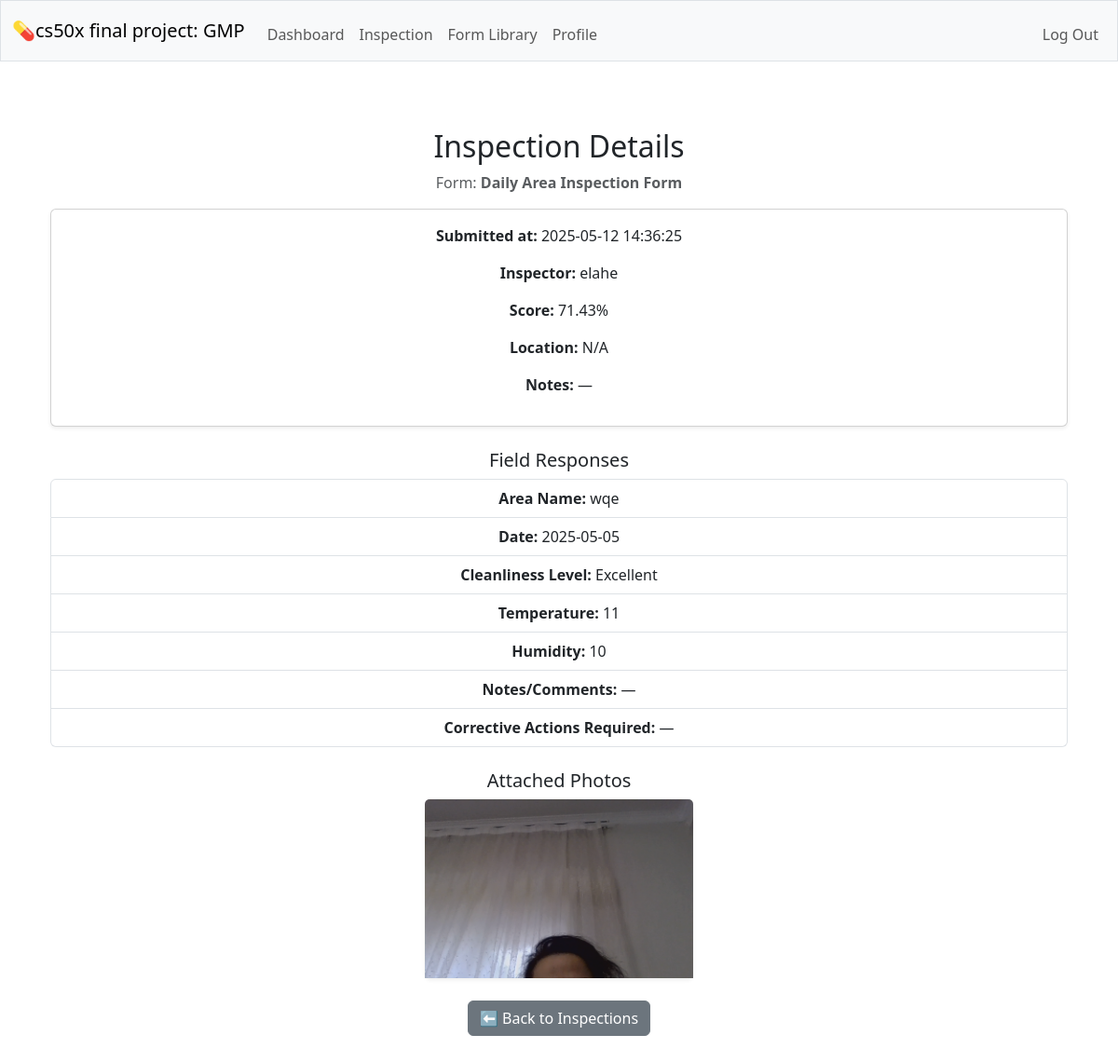
Page /inspection/21 (signed in) on the committed database.
### tables this page shows
CREATE TABLE forms (id INTEGER PRIMARY KEY AUTOINCREMENT NOT NULL, name TEXT NOT NULL UNIQUE, description TEXT NOT NULL, created_by INTEGER NOT NULL, FOREIGN KEY (created_by) REFERENCES users(id) );

CREATE TABLE inspections (id INTEGER PRIMARY KEY AUTOINCREMENT NOT NULL, form_id INTEGER NOT NULL, inspector_id INTEGER NOT NULL, submitted_at DATETIME DEFAULT CURRENT_TIMESTAMP, location TEXT,  notes TEXT,  score REAL, FOREIGN KEY (form_id) REFERENCES forms(id), FOREIGN KEY (inspector_id) REFERENCES users(id)
);

CREATE TABLE users (id INTEGER PRIMARY KEY AUTOINCREMENT NOT NULL, username TEXT NOT NULL UNIQUE, hash TEXT NOT NULL, role TEXT NOT NULL DEFAULT 'inspector', created_at DATETIME DEFAULT CURRENT_TIMESTAMP);

CREATE TABLE inspection_fields ( id INTEGER PRIMARY KEY AUTOINCREMENT NOT NULL, inspection_id INTEGER NOT NULL, field_id INTEGER NOT NULL, value TEXT, comment TEXT, FOREIGN KEY (inspection_id) REFERENCES inspections(id), FOREIGN KEY (field_id) REFERENCES form_fields(id) );

CREATE TABLE form_fields (id INTEGER PRIMARY KEY AUTOINCREMENT NOT NULL, form_id INTEGER NOT NULL, label TEXT NOT NULL, field_type TEXT NOT NULL,  options TEXT, required BOOLEAN NOT NULL DEFAULT 1, display_order INTEGER DEFAULT 0,  FOREIGN KEY (form_id) REFERENCES forms(id) );

CREATE TABLE inspection_images (id INTEGER PRIMARY KEY AUTOINCREMENT, inspection_id INTEGER NOT NULL, filename TEXT NOT NULL, uploaded_at TIMESTAMP DEFAULT CURRENT_TIMESTAMP, FOREIGN KEY (inspection_id) REFERENCES inspections(id));

### app.py (the view)
@app.route("/inspection/<int:inspection_id>")
@login_required
def inspection_preview(inspection_id):
    inspection = db.execute("""
        SELECT i.*, f.name AS form_name, u.username AS inspector_name
        FROM inspections i
        JOIN forms f ON i.form_id = f.id
        JOIN users u ON i.inspector_id = u.id
        WHERE i.id = ?
    """, inspection_id)
    if not inspection:
        flash("Inspection not found.", "danger")
        return redirect("/inspection_show")
    inspection = inspection[0]
    fields = db.execute("""
        SELECT ff.label, ff.field_type, ifs.value
        FROM inspection_fields ifs
        JOIN form_fields ff ON ifs.field_id = ff.id
        WHERE ifs.inspection_id = ?
        ORDER BY ff.display_order ASC
    """, inspection_id)
    images = db.execute("""
        SELECT filename FROM inspection_images
        WHERE inspection_id = ?
    """, inspection_id)
    return render_template("inspection_preview.html", inspection=inspection, fields=fields, images=images)

### helpers.py (called while the page is built)
def login_required(f):
    @wraps(f)
    def decorated_function(*args, **kwargs):
        if session.get("user_id") is None:
            return redirect("/login")
        return f(*args, **kwargs)
    return decorated_function

### templates/inspection_preview.html (shortened to what this page needs)
{% extends "layout.html" %}
{% block main %}
<div class="container mt-4">
    <h2>Inspection Details</h2>
    <p class="text-muted">Form: <strong>{{ inspection.form_name }}</strong></p>
    <div class="card mb-3 shadow-sm">
        <div class="card-body">
            <p><strong>Submitted at:</strong> {{ inspection.submitted_at }}</p>
            <p><strong>Inspector:</strong> {{ inspection.inspector_name }}</p>
            <p><strong>Score:</strong> {{ inspection.score or 'N/A' }}%</p>
            <p><strong>Location:</strong> {{ inspection.location or 'N/A' }}</p>
            <p><strong>Notes:</strong> {{ inspection.notes or '—' }}</p>
        </div>
    </div>
    <h5 class="mt-4">Field Responses</h5>
    <ul class="list-group mb-4">
        {% for field in fields %}
            <li class="list-group-item">
                <strong>{{ field.label }}:</strong> {{ field.value or '—' }}
            </li>
        {% endfor %}
    </ul>
    {% if images %}
        <h5 class="mt-4 text-center">Attached Photos</h5>
        <div class="d-flex flex-wrap justify-content-center gap-3">
        {% for image in images %}
            <div class="card border-0 shadow-sm" style="width: 18rem;">
                <img src="{{ url_for('static', filename='inspection_photos/' ~ image.filename) }}"
                class="card-img-top img-fluid"
                style="max-height: 250px; object-fit: contain;"
                alt="Inspection photo">
            </div>
        {% endfor %}
    </div>
    {% else %}
        <p class="text-muted text-center">No photos attached to this inspection.</p>
    {% endif %}
    <div class="mt-4">
        <a href="/inspection_show" class="btn btn-secondary">⬅ Back to Inspections</a>
    </div>
</div>
{% endblock %}

### rows in the picture
forms: form_name "Daily Area Inspection Form"
inspections: submitted_at "2025-05-12 14:36:25", score "71.43", location "N/A", notes "—"
users: inspector_name "elahe"
inspection_fields: label "Area Name", value "wqe"
inspection_fields: label "Date", value "2025-05-05"
inspection_fields: label "Cleanliness Level", value "Excellent"
inspection_fields: label "Temperature", value "11"
inspection_fields: label "Humidity", value "10"
inspection_fields: label "Notes/Comments", value "—"
inspection_fields: label "Corrective Actions Required", value "—"
inspection_images: filename (picture)
